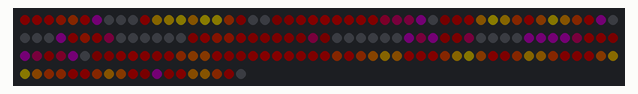
A sketch run on a simulated Arduino Uno, built with avr-gcc and run on an emulated ATmega328P. On the bench: 169 RGB LEDs in strip order, left to right, continuing on the next row. Dim RGB values are drawn brighter than linear; random numbers use the default seed unless the sketch sets one.

Above: at 0.46 s.
At 4.68 s:
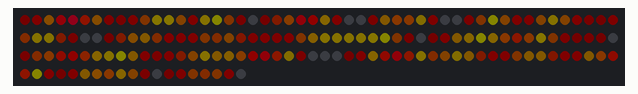
At 8.91 s:
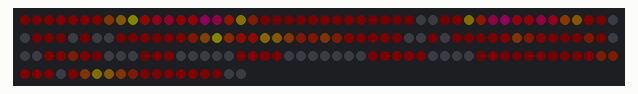
At 15.0 s:
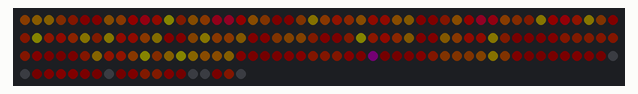
At 27.17 s:
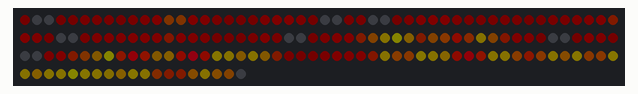
At 39.54 s:
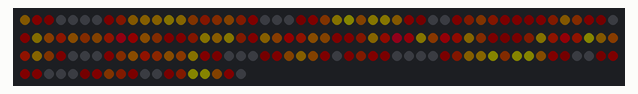

The sketch:

3dPrintedLavaLampMAPPINGv2.ino
```cpp
#include <FastLED.h>

#define LED_PIN     6
#define BRIGHTNESS  25
#define LED_TYPE    NEOPIXEL

const uint8_t kMatrixWidth  = 12;
const uint8_t kMatrixHeight = 14;
const bool    kMatrixSerpentineLayout = true;

#define NUM_LEDS ((kMatrixWidth * kMatrixHeight) + 1)
#define MAX_DIMENSION ((kMatrixWidth>kMatrixHeight) ? kMatrixWidth : kMatrixHeight)

CRGB leds[NUM_LEDS];

// Noise coordinates
static uint16_t x;
static uint16_t y;
static uint16_t z;

uint16_t speed = 1;
uint16_t scale = 50;

uint8_t noise[MAX_DIMENSION][MAX_DIMENSION];
uint8_t lastIndex[kMatrixWidth][kMatrixHeight];

// Palette
//////////////////////////////////////////////////////////////////
// RainbowColors_p, RainbowStripeColors_p, OceanColors_p,
// CloudColors_p, LavaColors_p, ForestColors_p, and PartyColors_p.
///////////////////////////////////////////////////////////////////
CRGBPalette16 currentPalette(PartyColors_p);
uint8_t colorLoop = 0;

// Hue smoothing
static uint16_t hueAccumulator = 0;
static uint8_t ihue = 0;

void setup() {
  delay(100);
  FastLED.addLeds<LED_TYPE, LED_PIN>(leds, NUM_LEDS);
  FastLED.setBrightness(BRIGHTNESS);

  x = random16();
  y = random16();
  z = random16();

  memset(lastIndex, 0, sizeof(lastIndex));
}

// Fill noise array (UNCHANGED)
void fillnoise8() {
  uint8_t dataSmoothing = 0;
  if (speed < 50) dataSmoothing = 200 - (speed * 4);

  for (int i = 0; i < MAX_DIMENSION; i++) {
    int ioffset = scale * i;
    for (int j = 0; j < MAX_DIMENSION; j++) {
      int joffset = scale * j;

      uint8_t data = inoise8(x + ioffset, y + joffset, z);
      data = qsub8(data, 64);
      data = qadd8(data, scale8(data, 39));

      if (dataSmoothing) {
        uint8_t olddata = noise[i][j];
        data = scale8(olddata, dataSmoothing) +
               scale8(data, 256 - dataSmoothing);
      }

      noise[i][j] = data;
    }
  }

  z += speed;
  x += speed / 8;
  y -= speed / 16;
}

// Smooth palette + brightness mapping
void mapNoiseToLEDsUsingPalette() {

  // Slow hue drift (FIX #1)
  hueAccumulator += 16;      // smaller = slower color motion
  ihue = hueAccumulator >> 8;

  for (int i = 0; i < kMatrixWidth; i++) {
    for (int j = 0; j < kMatrixHeight; j++) {

      // Smooth palette index (FIX #2)
      uint8_t index = noise[i][j];
      index = (lastIndex[i][j] * 3 + index) >> 2;
      lastIndex[i][j] = index;

      if (colorLoop) index += ihue;

      // Smooth brightness curve (FIX #3)
      uint8_t bri = noise[i][j];
      bri = scale8(bri, 200);
      bri = qadd8(bri, scale8(bri, bri));

      leds[XY(i, j)] = ColorFromPalette(currentPalette, index, bri);
    }
  }
}

void loop() {
  fillnoise8();
  mapNoiseToLEDsUsingPalette();
  FastLED.show();
}

// Column-major serpentine mapping (bottom-right origin)
uint16_t XY(uint8_t x, uint8_t y) {
  uint8_t physCol = (kMatrixWidth - 1) - x;
  uint16_t i;

  if (physCol & 0x01) {
    i = (physCol * kMatrixHeight) + y;
  } else {
    i = (physCol * kMatrixHeight) + (kMatrixHeight - 1 - y);
  }
  return i;
}

// ===== Optional palette helpers (unchanged) =====

void SetupRandomPalette() {
  currentPalette = CRGBPalette16(
    CHSV(random8(), 255, 32),
    CHSV(random8(), 255, 255),
    CHSV(random8(), 128, 255),
    CHSV(random8(), 255, 255)
  );
}

void SetupBlackAndWhiteStripedPalette() {
  fill_solid(currentPalette, 16, CRGB::Black);
  currentPalette[0]  = CRGB::White;
  currentPalette[4]  = CRGB::White;
  currentPalette[8]  = CRGB::White;
  currentPalette[12] = CRGB::White;
}

void SetupPurpleAndGreenPalette() {
  CRGB purple = CHSV(HUE_PURPLE, 255, 255);
  CRGB green  = CHSV(HUE_GREEN, 255, 255);
  CRGB black  = CRGB::Black;

  currentPalette = CRGBPalette16(
    green,  green,  black,  black,
    purple, purple, black,  black,
    green,  green,  black,  black,
    purple, purple, black,  black
  );
}
```
